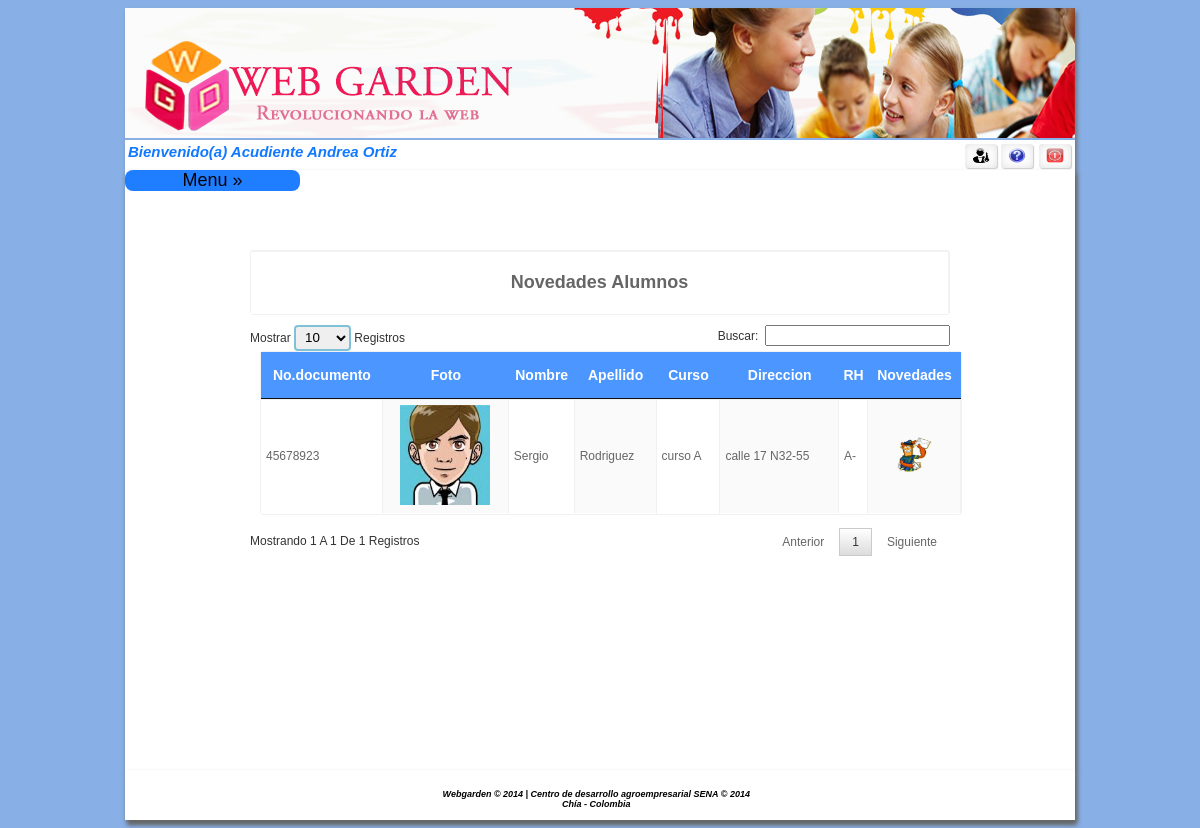
The page /home.php?acceso=116 (signed in) on the database its author committed.
### tables this page shows
CREATE TABLE IF NOT EXISTS `alumno` (
  `identificacion` int(11) NOT NULL,
  `prinombre` varchar(15) NOT NULL,
  `segnombre` varchar(20) DEFAULT NULL,
  `priapellido` varchar(15) NOT NULL,
  `segapellido` varchar(20) DEFAULT NULL,
  `direccion` varchar(15) NOT NULL,
  `desenf` varchar(1000) NOT NULL,
  `retri` varchar(1000) NOT NULL,
  `idruta` int(11) NOT NULL,
  `acudiente` int(11) NOT NULL,
  `foto` varchar(300) NOT NULL,
  `genero` int(11) NOT NULL,
  `idcurso` int(11) NOT NULL,
  `rh` int(11) NOT NULL,
  `tipodoc` int(11) NOT NULL,
  `fecha_naci` date NOT NULL,
  `gruposan` int(11) NOT NULL
);

CREATE TABLE IF NOT EXISTS `curso` (
`idcurso` int(11) NOT NULL,
  `nombre` varchar(50) NOT NULL,
  `idnivel` int(11) NOT NULL,
  `idpersona` int(11) NOT NULL
);

CREATE TABLE IF NOT EXISTS `valor` (
`idvalor` int(11) NOT NULL,
  `nombre` varchar(50) NOT NULL,
  `idparametro` int(11) NOT NULL
);

### controlador/clistaalumnoacu.php (called while the page is built, shortened)
<?php
include("modelo/mlistaalumnoacu.php");
$ins = new malumno();
$idacudiente = isset($_SESSION["idUser"]) ? $_SESSION["idUser"] : NULL;
$datos = $ins->selalum($idacudiente);
?>

### modelo/mlistaalumnoacu.php (called while the page is built, shortened)
<?php
include("controlador/conexion.php");
class malumno {
    function selalum($idacudiente) {
     $sql = "select alu.identificacion,alu.foto,alu.direccion ,alu.prinombre,alu.priapellido,cur.nombre curso ,val1.nombre as rh ,val2.nombre as grupos from alumno as alu inner join curso as cur on alu.idcurso=cur.idcurso inner join valor as val1 on alu.rh=val1.idvalor inner join valor as val2 on alu.gruposan=val2.idvalor where acudiente='" .$idacudiente. "'; ";
        $conexionBD = new conexion();
        $conexionBD->conectarBD();
        $data = $conexionBD->ejeCon($sql, 0);
        return $data;
    }
}

### controlador/configuracion.php (called while the page is built)
<?php
	$usu_db = "root";
	$pass_db = "";
	$serv_db = "localhost";
	$db = "webgarden";
?>

### controlador/conexion.php (called while the page is built, shortened)
<?php
class conexion{
	function conectarBD(){
		include("configuracion.php");
		$this->link = mysql_connect($serv_db,$usu_db,$pass_db);
		$db2= mysql_select_db($db);
	}
	function ejeCon($con, $op){
		$this->resultado = mysql_query($con) or
		die("La consulta fallo: ".mysql_error());
		if ($op==0){
			while ($linea = mysql_fetch_array($this->resultado)){
				$arrayResultado[] = $linea;
			}
		}else{
			$arrayResultado[] =0;
		}
		$resarr = isset($arrayResultado) ? $arrayResultado:NULL;
		if($resarr){
			return $arrayResultado;
		}
	}
}
?>

### vista/vlistaalumnoacu.php (the view, shortened to what this page needs)
<?php
include ("controlador/clistaalumnoacu.php");
?>
<center>
    <div align="center" id="tabint">
        <table width="700" border="0" cellspacing="0" cellpadding="5">
            <tr>
                <td colspan="6" align="center">
                    <h2> Novedades Alumnos </h2>
                </td>
            </tr>
        </table>
        <div style="width: 700px">
        <table id="example" class="display" cellspacing="0" width="100%">
             <thead>
            <tr>
                <th >No.documento<input name="acceso" type="hidden" id="acceso" value="109" /></th>
                <th>Foto</th>
                <th>Nombre</th>
                <th>Apellido</th>
                <th>Curso</th>
                <th>Direccion</th>
                <th>RH</th>
                <th>Novedades</th>
            </tr>
             </thead>
       <tbody>
            <?php
            for ($i = 0; $i < count($datos); $i++) {
                ?>
                <tr>
                       <td> <?php echo $datos[$i]['identificacion'] ?></td>
                    <td align="center"><img border=0 src="<?php echo $datos[$i]['foto'] ?>" width="90" height="100" /></a></td>
                    <td> <?php echo $datos[$i]['prinombre'] ?></td>
                    <td> <?php echo $datos[$i]['priapellido'] ?></td>
                    <td > <?php echo $datos[$i]['curso'] ?></td>
                    <td > <?php echo $datos[$i]['direccion'] ?></td>
                    <td> <?php echo $datos[$i]['grupos'] ?><?php echo $datos[$i]['rh'] ?></td>
                    <td align="center"><a href="home.php?pr=<?php echo $datos[$i]['identificacion'] ?>&acceso=117"><img border=0 src="image/novedad.png" width="35" height="35" /></a></td>
                </tr>
            <?php } ?>
   </tbody>
        </table>
        <p>&nbsp; </p>
    </div>
        </div>
</center>

### css/style.css (style rules this page uses)
#tabint table { border-radius: 3px; border: solid 1px #f1f1f1; box-shadow: 5 5 10px #333; margin: 10px; }
#tabint table a { color: #fff; }
#tabint table thead tr th, #tabint table tfoot tr td { padding: 15px 0; background-color: #4B97FF; color: #fff; font-weight: bold; font-size: 14px; text-align: center; min-width: 10px; }
#tabint table tbody tr td,#tabint table tbody tr th { transition: all 400ms ease-in; -webkit-transition: all 400ms ease-in; -moz-transition: all 400ms ease-in; -o-transition: all 400ms ease-in; -ms-transition: all 400ms ease-in; padding: 5px 5px; word-wrap: break-word; border: solid 0px #fff; border-bottom: solid 1px #fff; border-top: solid 1px #f1f1f1; border-right: solid 1px #f1f1f1; }
#tabint table tbody tr td:nth-child(odd) { background-color: #fff; }
#tabint table tbody tr td:nth-child(even) { background-color: #fafafa; }
#tabint table th { background: #4B97FF; color: #fff; }

### css/menu.css (style rules this page uses)
body { font-family: 'Open Sans', sans-serif; background:#89B0E6; background-size:cover; }
a { color: #23dbdb; text-decoration: none; }

### rows shown on the page
alumno: identificacion "45678923", foto (picture), prinombre "Sergio", priapellido "Rodriguez", idcurso.nombre "curso A", direccion "calle 17 N32-55", valor.nombre "A", valor.nombre "-"

### other values the page prints
$nomapre "Andrea Ortiz"
